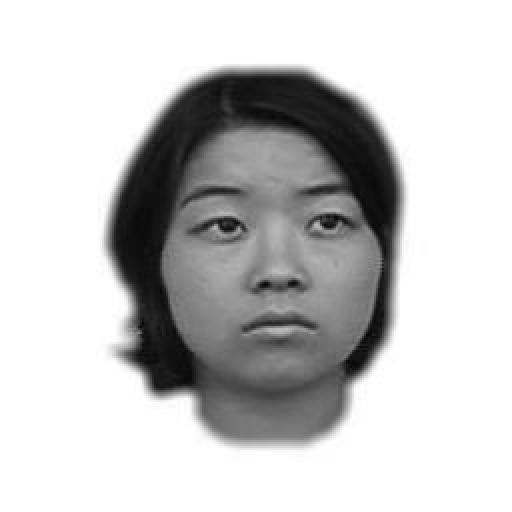
%> input picture Faces/Im_01_01.jpg, 512 x 512 px; its folder holds 4 pictures in this run
$ octave GreyscaleDistribution.m   (GNU Octave 9; MATLAB toolbox functions it lacks are replaced by stand-ins)
%> lines starting %> are read from the running program, lines starting %| are printed output that depends on the picture
% Show greyscale distribution of four stimulus classess
% Rhodri Cusack Trinity College Dublin 2018-12-17
% rhodricusack@gmail.com

scriptpth=fileparts(mfilename('fullpath'));
% List of conditions
catnames={'Faces Intact','Faces Scrambled','Houses Intact','Houses Scrambled'};
categories={'Faces','Faces','Houses','Houses'};
filter={'*01.jpg','*38.jpg','*01.jpg','*38.jpg'};
cols=[1 0 0; 0.5 0 0; 0 0 1; 0 0 0.5];
% Which pairs of conditions to test against each other
comparisons=[1 2; 3 4; 1 3];

% Grayscale histogram points
histbins=[0:8:256];
histbins_centres=([0 histbins(1:end-1)]+histbins)/2
% Reference size for contrast
% sz=256;


lumhist=[];

figure(20);
clf

% Mean and standard deviation of image histograms
mn=[];
sd=[];

for n = 1:4

    lumhist{n}=[];
    filelist = dir(fullfile(scriptpth,categories{n},filter{n}));

    for i=1:length(filelist)
        % Arrays for output
        if i==1 && n==1
            totpix=nan(2,length(filelist));
            cont=nan(2,length(filelist));
        end


        %read in the images
        im = imread(fullfile(scriptpth,categories{n},filelist(i).name));
%> im is the input picture: size 512x512 uint8; min 1, max 255, mean 199.6

        %
        lhist=cumsum(hist(double(im(:)),histbins));
%> lhist = 33 values from 7 to 262144
        lumhist{n}(end+1,:)=lhist;

        % Reference size for contrast, assume that stimuli are squares
        sz=size(im,1);
%> sz = 512

        im=double(im)/255;
%> im: size 512x512 double

    end


    % fprintf('%s: number of pixels %f+/-%f, contrast %f+/-%f\n',categories{n},mn_totpix,sd_totpix,mn_cont,sd_cont);

    numpix=length(im(:));

    mn(n,:)=mean(lumhist{n})/numpix;
    sd(n,:)=std(lumhist{n})/numpix;
end;

% Plot image
pl=[];
figure(20)
for n=1:4
    pl(n)=plot(histbins_centres',(mn(n,:)'),'Color',cols(n,:))
    hold on
    patch([histbins_centres';flip(histbins_centres')],([mn(n,:)'+sd(n,:)';flip(mn(n,:)'-sd(n,:)')]),cols(n,:),'FaceAlpha',0.2,'EdgeColor','none');
end

% Add legend
legend(pl,catnames,'Location','NorthWest')
xlabel('Greyscale brightness');
ylabel('Cumulative proportion of pixels');
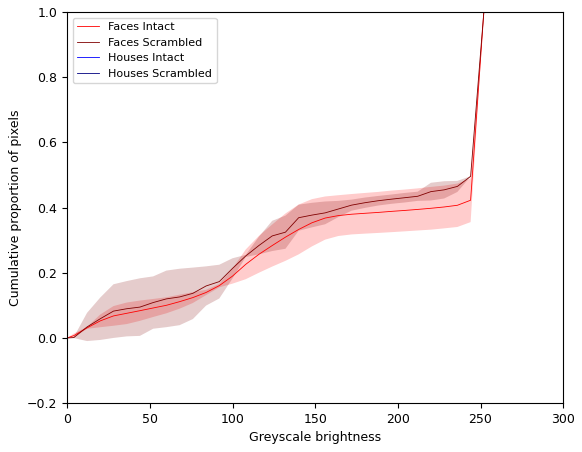
%> figure redrawn from the program's plot data; curve peaks at x = 252, y = 1


fprintf('Proportion of pixels non-white\n');
for n=1:4
    fprintf('%s\t%f\n',catnames{n},mn(n,end-1));
end;
